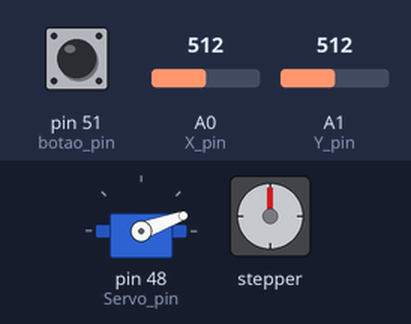
A sketch run on a simulated Arduino Mega 2560, built with avr-gcc and run on an emulated ATmega2560. Parts: servo, stepper motor. Inputs (shaded band) come from the test bench; at power-on: A0 (X_pin) = 512, pin 51 (botao_pin) LOW, A1 (Y_pin) = 512. Stepper angles assume 20 steps per turn.

Above: at 1.2 s.
1.3 s: A0 (X_pin) set to 523
At 2.3 s:
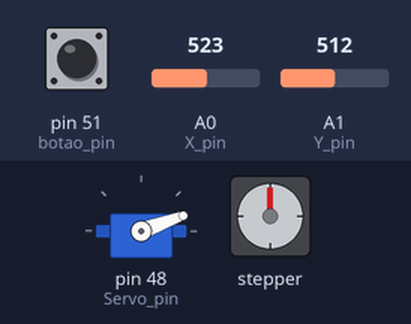
4.3 s: A0 (X_pin) set to 716
At 4.8 s:
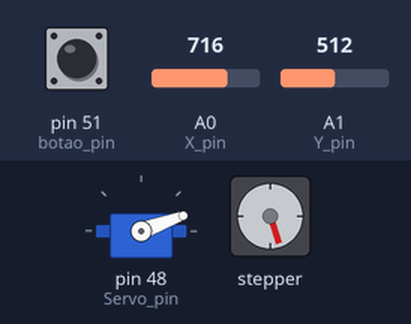
7.3 s: A0 (X_pin) set to 440
At 8.1 s:
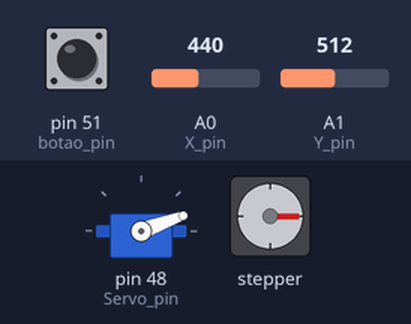
Timing chart, 0 to 16.3 s (numbered marks = the images above; inputs shaded):
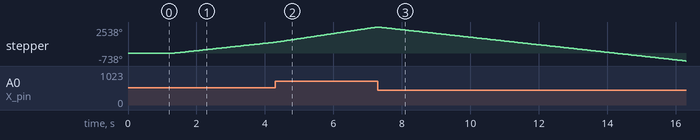

Measured:
- after the input at 1.3 s, stepper: keeps turning clockwise at about 363°/s, starting at once

The sketch:

CNC_Pot.ino
```cpp
//Incluir Biblioteca Stepper --> Controle do motor de passo
//Incluir Bibliotec Servo --> Controle Servo Motor
#include <Stepper.h>
#include <Servo.h>

//Definir os Pinos
const int X_pin = A0; // Pot em X conectado em AO
const int Y_pin = A1; // Pot em Y conectado em A1
const int botao_pin = 51; //Pino conectado o botao para o Servo --> Pulldown
const int Servo_pin = 48; //Pino que o Servo está conectado


//Passos para dar uma volta
const int stepsPerRevolution = 20; //MOTOR DE CD

// Criar instancias de motor de Passo  e Servo
Stepper Motor_x(stepsPerRevolution, 12, 11, 10, 9); //Motor X
Stepper Motor_y(stepsPerRevolution, 2, 3, 4, 5); //Motor Y
Servo Motor_caneta; //Motor Caneta

//Quantos passos irá dar
int passos = 1; //MAX 250

// Variavel para amarzenar a posicao do servo
int counter = 0;


void setup() {
  Serial.begin(9600);
  Motor_caneta.attach(Servo_pin); //Liga a instancia do Servo com o pino
  pinMode(botao_pin, INPUT);
  pinMode(X_pin, INPUT);
  pinMode(Y_pin, INPUT);
}

void loop() {
  //Controle moviemnto da caneta
  //Variavel para definir o estado do botao
  int buttonState;

  //le o estado do botao e grava isso
  buttonState = digitalRead(botao_pin);

  //Se o Botao for pressionado, adiciona isso no counter e da um delay --> "Debounce"
  if (buttonState == HIGH) //
  {
    counter++;
    delay(150);
  }
  if(counter == 0){
    Motor_caneta.write (20);}  // Zero Graus
  else if(counter == 1){
    Motor_caneta.write(90);}
  else if(counter == 2){
    Motor_caneta.write (150); }
  else if(counter == 3){
    Motor_caneta.write (180);}
  //Caso não for pressionado, retornar o 0 Graus.
  else{
   counter = 0;
  }
  //Controle Motor de Passo
  int val_x = analogRead(X_pin);
  int val_y = analogRead(Y_pin);

  //Motores Parado caso Joystick esteja no meio
  if( (val_x > 450) && (val_x < 523) && (val_y > 450) && (val_y < 523)){
    delay(20);
  }
  else{
    //Mover o motor_x em uma direcao
    while (val_x >= 523){
      // Mapear a velocidade para 60 a 120 rpm
      int speed_x = map(val_x, 523, 1023, 60, 120);
      // Define a velocidade do motor
      Motor_x.setSpeed(speed_x);

      // Mover o motor em 1 passo
      Motor_x.step(1);
      // Grava informação do Potenciometro
      val_x = analogRead(X_pin);
    }
   //Mover o motor_x na outra direcao
    while (val_x <= 450){
      // Mapear a velocidade para 60 a 120 rpm
      int speed_x = map(val_x, 450, 0, 60, 120);
      // Define a velocidade do motor
      Motor_x.setSpeed(speed_x);

      // Mover o motor em 1 passo
      Motor_x.step(-1);
      // Grava informação do Potenciometro
      val_x = analogRead(X_pin);
    }
   }
 //Mover o motor_y em uma direcao
    while (val_y >= 523){
      // Mapear a velocidade para 60 a 120 rpm
      int speed_y = map(val_y, 523, 1023, 60, 120);
      // Define a velocidade do motor
      Motor_y.setSpeed(speed_y);

      // Mover o motor em 1 passo
      Motor_y.step(1);
      // Grava informação do Potenciometro
      val_y = analogRead(Y_pin);
    }
   //Mover o motor_y na outra direcao
    while (val_y <= 450){
      // Mapear a velocidade para 60 a 120 rpm
      int speed_y = map(val_y, 450, 0, 60, 120);
      // Define a velocidade do motor
      Motor_y.setSpeed(speed_y);

      // Mover o motor em 1 passo
      Motor_y.step(-1);
      // Grava informação do Potenciometro
      val_y = analogRead(Y_pin);
    }
   }
```
